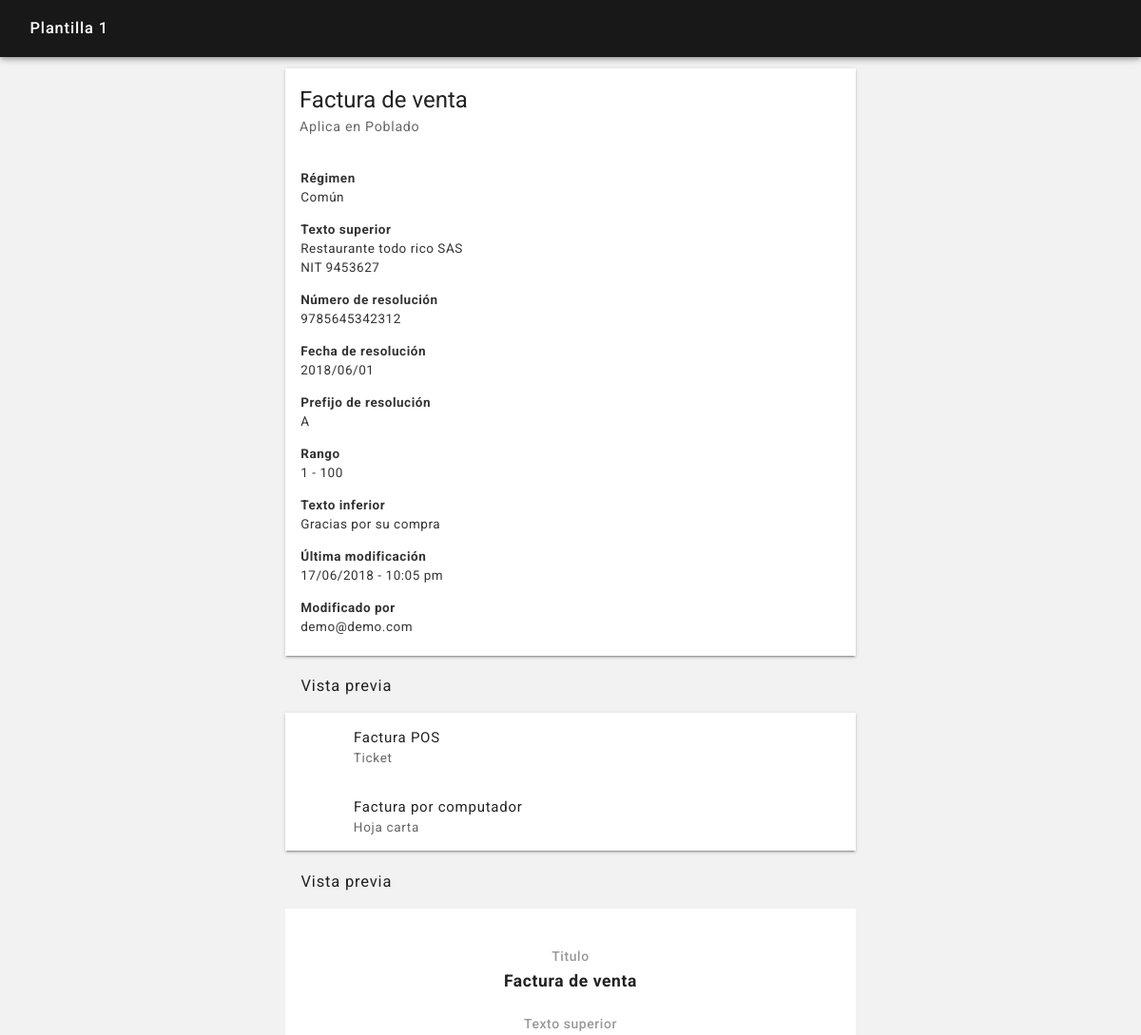
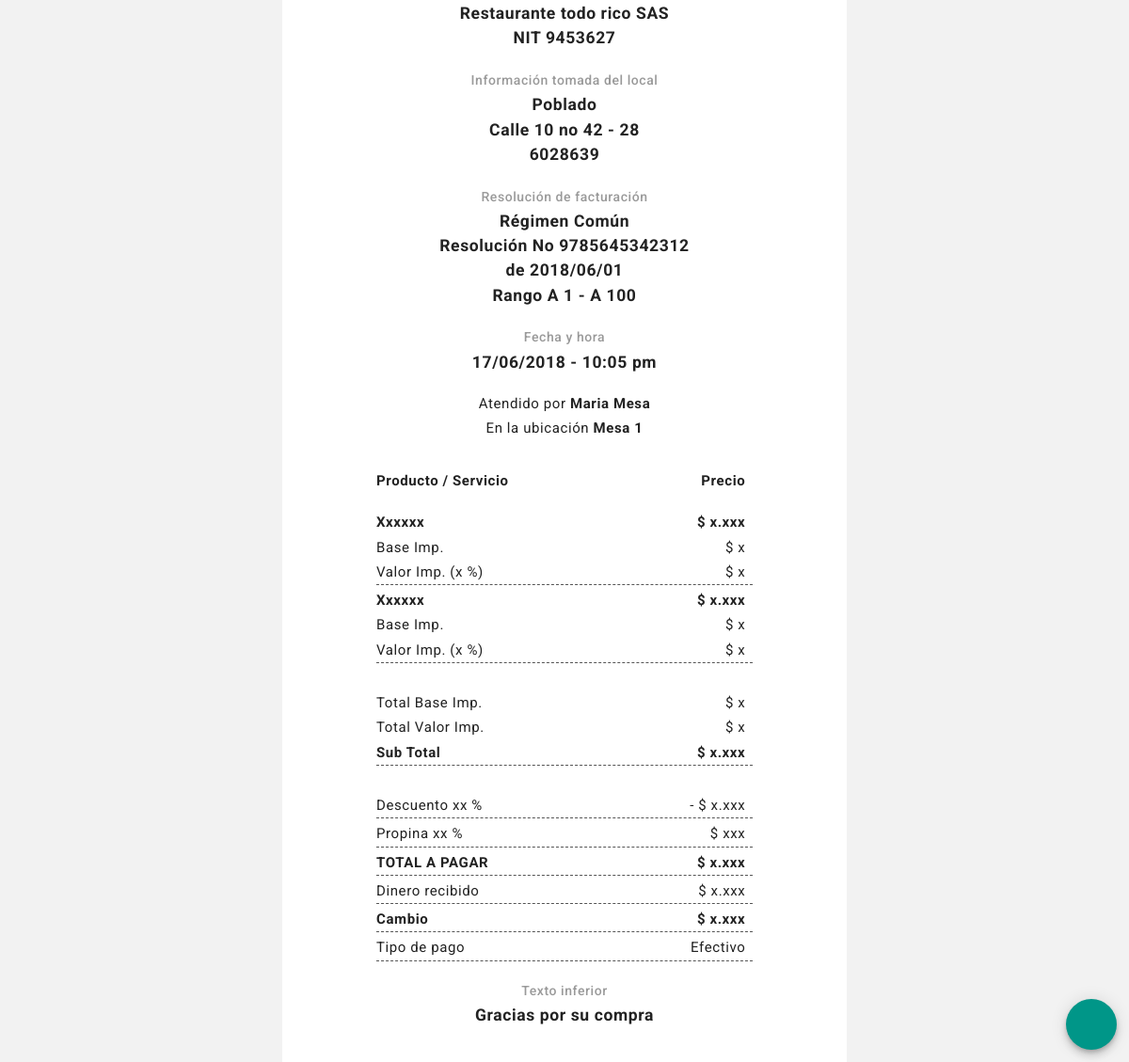
/facturas_plantillas_detalle.php?id=1&nombre=plantilla 1 (signed in), run on the app's committed database (2 pictures, top to bottom).
### tables this page shows
CREATE TABLE `facturas_plantillas` (
  `id` int(15) NOT NULL,
  `fecha` datetime NOT NULL,
  `usuario` int(15) NOT NULL,
  `nombre` varchar(50) NOT NULL,
  `titulo` varchar(100) NOT NULL,
  `regimen` varchar(50) NOT NULL,
  `texto_superior` text NOT NULL,
  `resolucion_numero` varchar(20) NOT NULL,
  `resolucion_fecha` datetime NOT NULL,
  `resolucion_prefijo` varchar(15) NOT NULL,
  `resolucion_desde` int(20) NOT NULL,
  `resolucion_hasta` int(20) NOT NULL,
  `texto_inferior` text NOT NULL,
  `local` int(15) NOT NULL
);

CREATE TABLE `locales` (
  `id` int(15) NOT NULL,
  `fecha` datetime NOT NULL,
  `usuario` int(15) NOT NULL,
  `local` varchar(50) NOT NULL,
  `direccion` varchar(100) NOT NULL,
  `telefono` varchar(15) NOT NULL,
  `tipo` varchar(50) NOT NULL,
  `apertura` time NOT NULL,
  `cierre` time NOT NULL,
  `propina` int(3) NOT NULL,
  `imagen` varchar(2) NOT NULL,
  `imagen_nombre` varchar(50) NOT NULL
);

CREATE TABLE `usuarios` (
  `id` int(15) NOT NULL,
  `fecha` datetime NOT NULL,
  `usuario` int(15) NOT NULL,
  `correo` varchar(50) NOT NULL,
  `contrasena` varchar(50) NOT NULL,
  `nombres` varchar(100) NOT NULL,
  `apellidos` varchar(100) NOT NULL,
  `tipo` varchar(50) NOT NULL,
  `local` int(15) NOT NULL,
  `imagen` varchar(2) NOT NULL,
  `imagen_nombre` varchar(50) NOT NULL
);

### sis/variables_sesion.php (called while the page is built, shortened)
<?php
$sesion_id = $_SESSION['id'];
$consulta = $conexion->query("SELECT * FROM usuarios WHERE id = $sesion_id");
if ($consulta->num_rows == 0)
{
    session_unset();
    session_destroy();
    header("location:logueo.php");
}
else
{
    while ($fila = $consulta->fetch_assoc())
    {
        $sesion_nombres = $fila['nombres'];
        $sesion_apellidos = $fila['apellidos'];
    }
}
?>

### facturas_plantillas_detalle.php (the view, shortened to what this page needs)
<?php
include ("sis/nombre_sesion.php");
?>
<?php
include ("sis/variables_sesion.php");
?>
<?php
if(isset($_POST['id'])) $id = $_POST['id']; elseif(isset($_GET['id'])) $id = $_GET['id']; else $id = null;
if(isset($_POST['nombre'])) $nombre = $_POST['nombre']; elseif(isset($_GET['nombre'])) $nombre = $_GET['nombre']; else $nombre = null;
if(isset($_POST['titulo'])) $titulo = $_POST['titulo']; elseif(isset($_GET['titulo'])) $titulo = $_GET['titulo']; else $titulo = null;
if(isset($_POST['regimen'])) $regimen = $_POST['regimen']; elseif(isset($_GET['regimen'])) $regimen = $_GET['regimen']; else $regimen = null;
if(isset($_POST['texto_superior'])) $texto_superior = $_POST['texto_superior']; elseif(isset($_GET['texto_superior'])) $texto_superior = $_GET['texto_superior']; else $texto_superior = null;
if(isset($_POST['resolucion_numero'])) $resolucion_numero = $_POST['resolucion_numero']; elseif(isset($_GET['resolucion_numero'])) $resolucion_numero = $_GET['resolucion_numero']; else $resolucion_numero = null;
if(isset($_POST['resolucion_fecha'])) $resolucion_fecha = $_POST['resolucion_fecha']; elseif(isset($_GET['resolucion_fecha'])) $resolucion_fecha = $_GET['resolucion_fecha']; else $resolucion_fecha = null;
if(isset($_POST['resolucion_prefijo'])) $resolucion_prefijo = $_POST['resolucion_prefijo']; elseif(isset($_GET['resolucion_prefijo'])) $resolucion_prefijo = $_GET['resolucion_prefijo']; else $resolucion_prefijo = null;
if(isset($_POST['resolucion_desde'])) $resolucion_desde = $_POST['resolucion_desde']; elseif(isset($_GET['resolucion_desde'])) $resolucion_desde = $_GET['resolucion_desde']; else $resolucion_desde = null;
if(isset($_POST['resolucion_hasta'])) $resolucion_hasta = $_POST['resolucion_hasta']; elseif(isset($_GET['resolucion_hasta'])) $resolucion_hasta = $_GET['resolucion_hasta']; else $resolucion_hasta = null;
if(isset($_POST['texto_inferior'])) $texto_inferior = $_POST['texto_inferior']; elseif(isset($_GET['texto_inferior'])) $texto_inferior = $_GET['texto_inferior']; else $texto_inferior = null;
if(isset($_POST['local'])) $local = $_POST['local']; elseif(isset($_GET['local'])) $local = $_GET['local']; else $local = null;
if(isset($_POST['body_snack'])) $body_snack = $_POST['body_snack']; elseif(isset($_GET['body_snack'])) $body_snack = $_GET['body_snack']; else $body_snack = null;
?>
<!DOCTYPE html>
<html lang="es">
<head>
    <?php
    include ("partes/head.php");
    ?>
</head>
<body <?php echo $body_snack; ?>>
<header class="rdm-toolbar--contenedor">
    <div class="rdm-toolbar--fila">
        <div class="rdm-toolbar--izquierda">
            <h2 class="rdm-toolbar--titulo"><?php echo ucfirst("$nombre"); ?></h2>
        </div>
    </div>
</header>
<main class="rdm--contenedor-toolbar">
    <?php
    $consulta = $conexion->query("SELECT * FROM facturas_plantillas WHERE id = '$id'");
    if ($consulta->num_rows == 0)
    {
        ?>
        <div class="rdm-vacio--caja">
            <i class="zmdi zmdi-alert-circle-o zmdi-hc-4x"></i>
            <p class="rdm-tipografia--subtitulo1">Esta plantilla de factura ya no existe</p>
        </div>
        <?php
    }
    else
    {
        while ($fila = $consulta->fetch_assoc())
        {
            $id_plantilla = $fila['id'];
            $fecha = date('d/m/Y', strtotime($fila['fecha']));
            $hora = date('h:i a', strtotime($fila['fecha']));
            $usuario = $fila['usuario'];
            $titulo = $fila['titulo'];
            $texto_superior = $fila['texto_superior'];
            $texto_inferior = $fila['texto_inferior'];
            $local = $fila['local'];
            $regimen = $fila['regimen'];
            $resolucion_numero = $fila['resolucion_numero'];
            $resolucion_fecha = date('Y/m/d', strtotime($fila['resolucion_fecha']));
            $resolucion_prefijo = $fila['resolucion_prefijo'];
            $resolucion_desde = $fila['resolucion_desde'];
            $resolucion_hasta = $fila['resolucion_hasta'];
            $consulta_local = $conexion->query("SELECT * FROM locales WHERE id = '$local'");
            if ($fila = $consulta_local->fetch_assoc())
            {
                $local = $fila['local'];
                $local_texto = $fila['local'];
                $local_direccion = $fila['direccion'];
                $local_telefono = $fila['telefono'];
            }
            else
            {
                $local = $sesion_local;
                $local_texto = "Todos los locales";
                $local_tipo = $sesion_local_tipo;
                $local_direccion = $sesion_local_direccion;
                $local_telefono = $sesion_local_telefono;
            }
            $consulta_usuario = $conexion->query("SELECT * FROM usuarios WHERE id = '$usuario'");
            if ($fila = $consulta_usuario->fetch_assoc())
            {
                $usuario = $fila['correo'];
            }
            ?>
            <section class="rdm-tarjeta">
                <div class="rdm-tarjeta--primario-largo">
                    <h1 class="rdm-tarjeta--titulo-largo"><?php echo ucfirst($titulo) ?></h1>
                    <h2 class="rdm-tarjeta--subtitulo-largo">Aplica en <?php echo ucfirst($local_texto) ?></h2>
                </div>
                <div class="rdm-tarjeta--cuerpo">
                    <p><b>Régimen</b> <br><?php echo ucfirst($regimen) ?></p>
                    <p><b>Texto superior</b> <br><?php echo nl2br($texto_superior) ?></p>
                    <?php
                    if (($resolucion_numero != ""))
                        {
                        ?>
                        <p><b>Número de resolución</b> <br><?php echo ucfirst($resolucion_numero) ?></p>
                        <p><b>Fecha de resolución</b> <br><?php echo ucfirst($resolucion_fecha) ?></p>
                        <?php
                        if (($resolucion_prefijo != ""))
                        {
                        ?>
                        <p><b>Prefijo de resolución</b> <br><?php echo ucfirst($resolucion_prefijo) ?></p>
                        <?php
                        }
                        ?>
                        <p><b>Rango</b> <br><?php echo ucfirst($resolucion_desde) ?> - <?php echo ucfirst($resolucion_hasta) ?></p>
                        <?php
                        }
                    ?>
                    <p><b>Texto inferior</b> <br><?php echo nl2br($texto_inferior) ?></p>
                    <p><b>Última modificación</b> <br><?php echo ucfirst("$fecha"); ?> - <?php echo ucfirst("$hora"); ?></p>
                    <p><b>Modificado por</b> <br><?php echo ("$usuario"); ?></p>
                </div>
            </section>
            <?php
        }
    }
    ?>
    <h2 class="rdm-lista--titulo-largo">Vista previa</h2>
    <section class="rdm-lista">
        <a href="ventas_factura_imprimir.php?venta_id=<?php echo "$venta_id"; ?>&tipo_pago=<?php echo "$tipo_pago"; ?>" target="_blank">
            <article class="rdm-lista--item-sencillo">
                <div class="rdm-lista--izquierda-sencillo">
                    <div class="rdm-lista--contenedor">
                        <div class="rdm-lista--icono"><i class="zmdi zmdi-receipt zmdi-hc-2x"></i></div>
                    </div>
                    <div class="rdm-lista--contenedor">
                        <h2 class="rdm-lista--titulo">Factura POS</h2>
                        <h2 class="rdm-lista--texto-secundario">Ticket</h2>
                    </div>
                </div>
            </article>
        </a>
        <a href="ventas_factura_imprimir_a4medio.php?venta_id=<?php echo "$venta_id"; ?>&tipo_pago=<?php echo "$tipo_pago"; ?>" target="_blank">
            <article class="rdm-lista--item-sencillo">
                <div class="rdm-lista--izquierda-sencillo">
                    <div class="rdm-lista--contenedor">
                        <div class="rdm-lista--icono"><i class="zmdi zmdi-file-text zmdi-hc-2x"></i></div>
                    </div>
                    <div class="rdm-lista--contenedor">
                        <h2 class="rdm-lista--titulo">Factura por computador</h2>
                        <h2 class="rdm-lista--texto-secundario">Hoja carta</h2>
                    </div>
                </div>
            </article>
        </a>
    </section>
    <h2 class="rdm-lista--titulo-largo">Vista previa</h2>
    <section class="rdm-factura">
        <article class="rdm-factura--contenedor">
            <div class="rdm-factura--texto">
                <h3><span class="rdm-formularios--ayuda">Titulo <br></span><?php echo ucfirst($titulo)?></h3>
                <h3><span class="rdm-formularios--ayuda">Texto superior <br></span><?php echo nl2br($texto_superior) ?></h3>
                <h3><span class="rdm-formularios--ayuda">Información tomada del local <br></span><?php echo ucfirst($local)?><br>
                <?php echo ucfirst($local_direccion)?><br>
                <?php echo ucfirst($local_telefono)?></h3>
                <h3><span class="rdm-formularios--ayuda">Resolución de facturación <br></span>Régimen <?php echo ucfirst($regimen)?><br>
                Resolución No <?php echo ucfirst($resolucion_numero)?><br>
                de <?php echo ucfirst($resolucion_fecha)?><br>
                Rango <?php echo ($resolucion_prefijo)?> <?php echo ucfirst($resolucion_desde)?> - <?php echo ($resolucion_prefijo)?> <?php echo ucfirst($resolucion_hasta)?></h3>
            </div>
            <div class="rdm-factura--texto">
                <h3><span class="rdm-formularios--ayuda">Fecha y hora <br></span><?php echo "$fecha"; ?> - <?php echo "$hora"; ?></h3>
            </div>
            <div class="rdm-factura--texto">
                <p>Atendido por <b><?php echo ucwords($sesion_nombres); ?> <?php echo ucwords($sesion_apellidos); ?></b><br>
                En la ubicación <b>Mesa 1</b></p>
            </div>
            <p class="rdm-factura--izquierda"><b>Producto / Servicio</b></p>
            <p class="rdm-factura--derecha"><b>Precio</b></p>
            <section class="rdm-factura--item">
                <div class="rdm-factura--izquierda"><b>Xxxxxx</b></div>
                <div class="rdm-factura--derecha"><b>$ x.xxx</b></div>
                <div class="rdm-factura--izquierda">Base Imp.</div>
                <div class="rdm-factura--derecha">$ x</div>
                <div class="rdm-factura--izquierda">Valor Imp. (x %)</div>
                <div class="rdm-factura--derecha">$ x</div>
            </section>
            <section class="rdm-factura--item">
                <div class="rdm-factura--izquierda"><b>Xxxxxx</b></div>
                <div class="rdm-factura--derecha"><b>$ x.xxx</b></div>
                <div class="rdm-factura--izquierda">Base Imp.</div>
                <div class="rdm-factura--derecha">$ x</div>
                <div class="rdm-factura--izquierda">Valor Imp. (x %)</div>
                <div class="rdm-factura--derecha">$ x</div>
            </section>
            <br>
            <section class="rdm-factura--item">
                <div class="rdm-factura--izquierda">Total Base Imp.</div>
                <div class="rdm-factura--derecha">$ x</div>
                <div class="rdm-factura--izquierda">Total Valor Imp.</div>
                <div class="rdm-factura--derecha">$ x</div>
                <div class="rdm-factura--izquierda"><b>Sub Total</b></div>
                <div class="rdm-factura--derecha"><b>$ x.xxx</b></div>
            </section>
            <br>
            <section class="rdm-factura--item">
                <div class="rdm-factura--izquierda">Descuento xx %</div>
                <div class="rdm-factura--derecha">- $ x.xxx</div>
            </section>
            <section class="rdm-factura--item">
                <div class="rdm-factura--izquierda">Propina xx %</div>
                <div class="rdm-factura--derecha"> $ xxx</div>
            </section>
            <section class="rdm-factura--item">
                <div class="rdm-factura--izquierda"><b>TOTAL A PAGAR</b></div>
                <div class="rdm-factura--derecha"><b>$ x.xxx</b></div>
            </section>
            <section class="rdm-factura--item">
                <div class="rdm-factura--izquierda">Dinero recibido</div>
                <div class="rdm-factura--derecha">$ x.xxx</div>
            </section>
            <section class="rdm-factura--item">
                <div class="rdm-factura--izquierda"><b>Cambio</b></div>
                <div class="rdm-factura--derecha"><b>$ x.xxx</b></div>
            </section>
            <section class="rdm-factura--item">
                <div class="rdm-factura--izquierda">Tipo de pago</div>
                <div class="rdm-factura--derecha">Efectivo</div>
            </section>
            <div class="rdm-factura--texto">
                <h3><span class="rdm-formularios--ayuda">Texto inferior <br></span><?php echo nl2br($texto_inferior) ?></h3>
            </div>
        </article>
    </section>
</main>
<footer>
    <a href="facturas_plantillas_editar.php?id=<?php echo "$id_plantilla"; ?>"><button class="rdm-boton--fab" ><i class="zmdi zmdi-edit zmdi-hc-2x"></i></button></a>
</footer>
</body>
</html>

### data on the page
facturas_plantillas: titulo "Factura de venta", locales.local "Poblado", regimen "Común", texto_superior "Restaurante todo rico SAS NIT 9453627", resolucion_numero "9785645342312", resolucion_fecha "2018/06/01", resolucion_prefijo "A", resolucion_desde "1", resolucion_hasta "100", texto_inferior "Gracias por su compra", fecha "17/06/2018", fecha "10:05 pm", usuarios.correo "demo@demo.com"
locales: local "Poblado", direccion "Calle 10 no 42 - 28", telefono "6028639"
usuarios: nombres "Maria", apellidos "Mesa"
